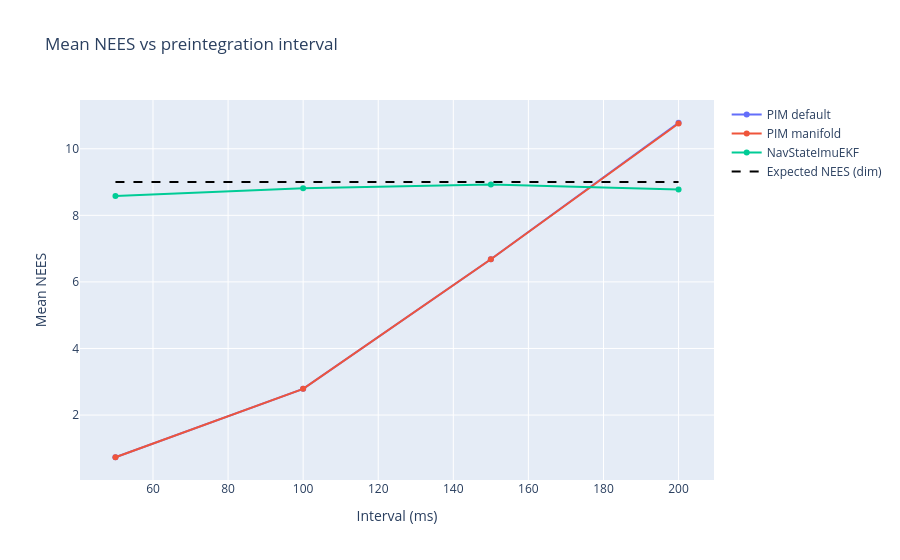

The notebook cell saved with this chart:
### Markdown cell above
### NEES vs interval

### Code cell
dim = 9
interval_ms = [int(1000 * r["interval_s"]) for r in results]

fig = go.Figure()
fig.add_scatter(
    x=interval_ms,
    y=[r["nees_default_mean"] for r in results],
    mode="lines+markers",
    name="PIM default",
)
fig.add_scatter(
    x=interval_ms,
    y=[r["nees_manifold_mean"] for r in results],
    mode="lines+markers",
    name="PIM manifold",
)
fig.add_scatter(
    x=interval_ms,
    y=[r["nees_ekf_mean"] for r in results],
    mode="lines+markers",
    name="NavStateImuEKF",
)
fig.add_scatter(
    x=interval_ms,
    y=[dim] * len(results),
    mode="lines",
    name="Expected NEES (dim)",
    line=dict(color="black", dash="dash"),
)
fig.update_layout(
    title="Mean NEES vs preintegration interval",
    xaxis_title="Interval (ms)",
    yaxis_title="Mean NEES",
)
fig.show()

### Figure 1 — Plotly figure (JSON) as saved in the notebook; plotly's stock layout.template omitted (floating-point values rounded to 4 significant figures)
{"data": [{"mode": "lines+markers", "name": "PIM default", "type": "scatter", "x": [50, 100, 150, 200], "y": [0.7325, 2.788, 6.682, 10.78]}, {"mode": "lines+markers", "name": "PIM manifold", "type": "scatter", "x": [50, 100, 150, 200], "y": [0.7325, 2.788, 6.68, 10.76]}, {"mode": "lines+markers", "name": "NavStateImuEKF", "type": "scatter", "x": [50, 100, 150, 200], "y": [8.579, 8.813, 8.928, 8.775]}, {"line": {"color": "black", "dash": "dash"}, "mode": "lines", "name": "Expected NEES (dim)", "type": "scatter", "x": [50, 100, 150, 200], "y": [9, 9, 9, 9]}], "layout": {"title": {"text": "Mean NEES vs preintegration interval"}, "xaxis": {"title": {"text": "Interval (ms)"}}, "yaxis": {"title": {"text": "Mean NEES"}}}}
